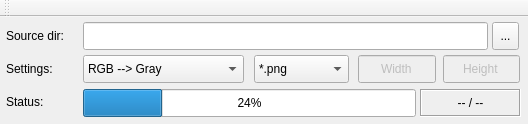
<?xml version="1.0" encoding="UTF-8"?>
<ui version="4.0">
 <class>MaiaResizer</class>
 <widget class="QMainWindow" name="MaiaResizer">
  <property name="geometry">
   <rect>
    <x>0</x>
    <y>0</y>
    <width>528</width>
    <height>124</height>
   </rect>
  </property>
  <property name="windowTitle">
   <string>MaiaResizer</string>
  </property>
  <widget class="QWidget" name="centralWidget">
   <widget class="QLineEdit" name="line_src">
    <property name="geometry">
     <rect>
      <x>83</x>
      <y>5</y>
      <width>405</width>
      <height>28</height>
     </rect>
    </property>
    <property name="toolTip">
     <string>Image source path</string>
    </property>
   </widget>
   <widget class="QLabel" name="label">
    <property name="geometry">
     <rect>
      <x>6</x>
      <y>5</y>
      <width>77</width>
      <height>28</height>
     </rect>
    </property>
    <property name="frameShape">
     <enum>QFrame::NoFrame</enum>
    </property>
    <property name="text">
     <string>Source dir:</string>
    </property>
   </widget>
   <widget class="QToolButton" name="b_src">
    <property name="geometry">
     <rect>
      <x>492</x>
      <y>5</y>
      <width>27</width>
      <height>28</height>
     </rect>
    </property>
    <property name="toolTip">
     <string>Browse image source directory</string>
    </property>
    <property name="text">
     <string>...</string>
    </property>
   </widget>
   <widget class="QProgressBar" name="progressBar">
    <property name="geometry">
     <rect>
      <x>83</x>
      <y>72</y>
      <width>333</width>
      <height>28</height>
     </rect>
    </property>
    <property name="toolTip">
     <string>Operation status</string>
    </property>
    <property name="value">
     <number>24</number>
    </property>
    <property name="alignment">
     <set>Qt::AlignCenter</set>
    </property>
    <property name="textVisible">
     <bool>true</bool>
    </property>
   </widget>
   <widget class="QLabel" name="label_3">
    <property name="geometry">
     <rect>
      <x>6</x>
      <y>71</y>
      <width>51</width>
      <height>28</height>
     </rect>
    </property>
    <property name="frameShape">
     <enum>QFrame::NoFrame</enum>
    </property>
    <property name="text">
     <string>Status:</string>
    </property>
   </widget>
   <widget class="QLabel" name="lab_counter">
    <property name="geometry">
     <rect>
      <x>420</x>
      <y>72</y>
      <width>101</width>
      <height>28</height>
     </rect>
    </property>
    <property name="toolTip">
     <string/>
    </property>
    <property name="frameShape">
     <enum>QFrame::Box</enum>
    </property>
    <property name="frameShadow">
     <enum>QFrame::Sunken</enum>
    </property>
    <property name="text">
     <string>-- / --</string>
    </property>
    <property name="alignment">
     <set>Qt::AlignCenter</set>
    </property>
   </widget>
   <widget class="QComboBox" name="boxOperations">
    <property name="geometry">
     <rect>
      <x>83</x>
      <y>38</y>
      <width>161</width>
      <height>28</height>
     </rect>
    </property>
    <property name="editable">
     <bool>false</bool>
    </property>
    <item>
     <property name="text">
      <string>RGB --&gt; Gray</string>
     </property>
    </item>
    <item>
     <property name="text">
      <string>Resize</string>
     </property>
    </item>
    <item>
     <property name="text">
      <string>Invert</string>
     </property>
    </item>
   </widget>
   <widget class="QLabel" name="label_4">
    <property name="geometry">
     <rect>
      <x>6</x>
      <y>38</y>
      <width>67</width>
      <height>28</height>
     </rect>
    </property>
    <property name="frameShape">
     <enum>QFrame::NoFrame</enum>
    </property>
    <property name="text">
     <string>Settings:</string>
    </property>
   </widget>
   <widget class="QComboBox" name="boxFilters">
    <property name="geometry">
     <rect>
      <x>254</x>
      <y>38</y>
      <width>95</width>
      <height>28</height>
     </rect>
    </property>
    <property name="editable">
     <bool>false</bool>
    </property>
    <item>
     <property name="text">
      <string>*.png</string>
     </property>
    </item>
    <item>
     <property name="text">
      <string>*.jpg</string>
     </property>
    </item>
   </widget>
   <widget class="QLineEdit" name="lineWidth">
    <property name="enabled">
     <bool>false</bool>
    </property>
    <property name="geometry">
     <rect>
      <x>358</x>
      <y>38</y>
      <width>78</width>
      <height>28</height>
     </rect>
    </property>
    <property name="text">
     <string>Width</string>
    </property>
    <property name="alignment">
     <set>Qt::AlignCenter</set>
    </property>
   </widget>
   <widget class="QLineEdit" name="lineHeight">
    <property name="enabled">
     <bool>false</bool>
    </property>
    <property name="geometry">
     <rect>
      <x>443</x>
      <y>38</y>
      <width>77</width>
      <height>28</height>
     </rect>
    </property>
    <property name="text">
     <string>Height</string>
    </property>
    <property name="alignment">
     <set>Qt::AlignCenter</set>
    </property>
   </widget>
  </widget>
  <widget class="QToolBar" name="toolBar">
   <property name="windowTitle">
    <string>toolBar</string>
   </property>
   <property name="allowedAreas">
    <set>Qt::BottomToolBarArea|Qt::TopToolBarArea</set>
   </property>
   <property name="iconSize">
    <size>
     <width>18</width>
     <height>18</height>
    </size>
   </property>
   <property name="toolButtonStyle">
    <enum>Qt::ToolButtonTextBesideIcon</enum>
   </property>
   <property name="floatable">
    <bool>false</bool>
   </property>
   <attribute name="toolBarArea">
    <enum>TopToolBarArea</enum>
   </attribute>
   <attribute name="toolBarBreak">
    <bool>false</bool>
   </attribute>
  </widget>
 </widget>
 <layoutdefault spacing="6" margin="11"/>
 <resources/>
 <connections/>
</ui>
